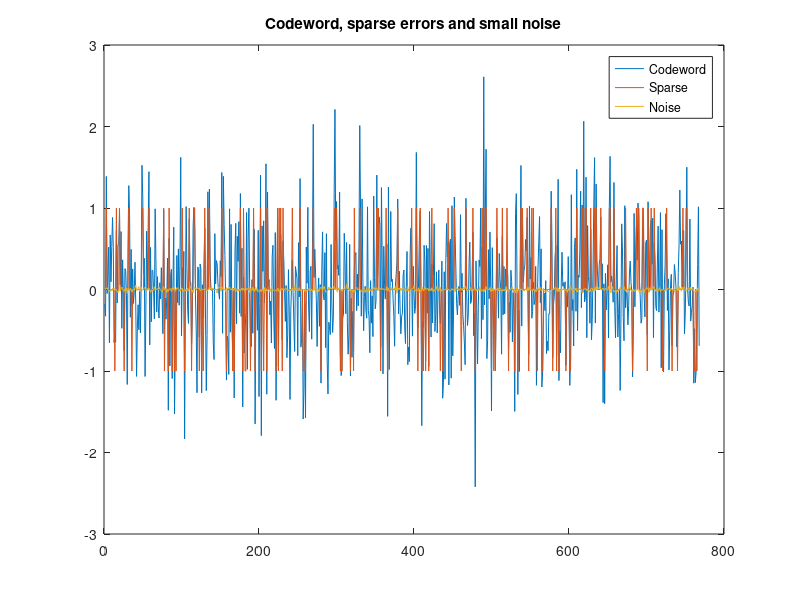

This chart was generated by the following MATLAB code: (Note: this script raises an error after producing the figure.)
% DynamicSeq_REC_demo.m
% Robust ell_1 decoding with homotopy update scheme for new measurements.
%
% Created by Salman Asif @ Georgia Tech
% February 2009
%
% Model changes in the error patterns with new measurements and observe the
% effect on the solution.
%
%-------------------------------------------+
% Copyright (c) 2009.  Muhammad Salman Asif 
%-------------------------------------------+

clear
close all

% % load fixed random states
% load RandomStates
% rand('state', s_rand);
% randn('state', s_randn);
  
% % source length
N = 256;
% codeword length
M = 3*N;

% number of perturbations
T = round(.2*M);

% coding matrix
Orth_mat = randn(M,M);
G = Orth_mat(:,1:N);
A = randn(M,N)/sqrt(M);

% Annihilating projection matrix 
AtA = A'*A;
iAtA = inv(AtA);
AiAtA = A*iAtA;
AiAtAAt = AiAtA*A';
Q = eye(M)-AiAtAAt;

% source word
x = randn(N,1);

% channel: perturb T randomly chosen entries
q = randperm(M);
e = zeros(M,1);
e(q(1:T)) = randsrc(T,1);

% Small noise
x0 = randn(N,1);
Ax0 = A*x0;
sigma = median(abs(Ax0))/20; % control the power in small noise
q_y = randn(M,1)*sigma;

% Received codeword
y = A*x+e+q_y;
figure(1); clf; plot([y e q_y]); %hold on; plot(e,'g-.'); plot(q_y,'r--');
title('Codeword, sparse errors and small noise');
legend('Codeword', 'Sparse', 'Noise'); shg

% Regularization parameter
tau = 0.01*max(abs(Q*y)); % l1_ls
% if sigma>0
%     tau = sigma * sqrt(log(N)*2); % BPDN
%     % tau = max(abs(Q'*q_y)); % ideal ???
% end

% Data recovery
t1_s = cputime;
Qy = Q*y;
[ep, gamma_e, ep_iter] =  BPDN_homotopy_function(Q, Qy, tau, 4*M);
t1_e = cputime;
t1 = t1_e-t1_s;
% xp = inv(A'*A)*A'*(y-ep);
xp = AiAtA'*(y-ep);

figure(2); clf; plot(ep); hold on; plot(e,'ro');
title(['Estimated and original sparse errors with ', num2str(M),' measurements']);
legend('Estimated', 'Original'); shg

%%%%%%%%%%%%%%%%%%%%%%%%%%%%%%%%%%%%%%%%%
% Setup for adding m_u new observations %
%%%%%%%%%%%%%%%%%%%%%%%%%%%%%%%%%%%%%%%%%

% No. of new observations
m_u =10;

b = randn(m_u,N)/sqrt(M); % new rows in coding matrix
T_new = randint(1,1,m_u/5); % new gross/sparse errors
d = zeros(m_u,1);
q_new = randperm(m_u);
d(q_new(1:T_new)) = randsrc(T_new,1);
q_w = randn(m_u,1)*sigma;

w = b*x+d+q_w;
F = [A; b];
s = [y;w];
c = [e; d];
q_yw = [q_y; q_w];

iAtAbt = iAtA*b';
biAtAbt = b*iAtAbt;
S_biAtAbt = inv(eye(m_u)+biAtAbt);
AiAtAbt = AiAtA*b';
iAtAbt_S = (iAtAbt*S_biAtAbt);
AiAtAbt_S = A*iAtAbt_S;

FtF = AtA+b'*b; %F'*F;
iFtF = iAtA - iAtAbt_S*iAtAbt'; % inv(FtF);
FiFtF = [AiAtA - AiAtAbt_S*iAtAbt'; iAtAbt'-biAtAbt*S_biAtAbt*iAtAbt']; % F*iFtF;
FiFtFFt = [AiAtAAt - AiAtAbt_S*AiAtAbt' AiAtAbt-AiAtAbt_S*biAtAbt; AiAtAbt'-biAtAbt*AiAtAbt_S' biAtAbt-biAtAbt*S_biAtAbt*biAtAbt]; %FiFtF*F';
P = eye(M+m_u)-FiFtFFt;

dp = w-b*xp;
z_d = sign(dp);
cp_h = [ep; dp];
gamma_n = M+find(abs(dp)>2*eps);
gamma_n_old = gamma_n;
gamma_h = [gamma_e; gamma_n];
epsilon = 0;
e0 = 0;

QgQ = Q(gamma_e,gamma_e);
PgP = P(gamma_h,gamma_h); 
uQ = AiAtAbt_S(gamma_e,:);
vQ = AiAtAbt(gamma_e,:);
QgQ_update = QgQ + uQ*vQ';
PgP_update = [[QgQ_update; P(gamma_n,gamma_e)] P(gamma_h,gamma_n)];
PgP = PgP_update;

iQgQ = inv(QgQ);
iQgQ_update = iQgQ - (iQgQ*uQ)*(inv(eye(m_u)+vQ'*iQgQ*uQ))*(vQ'*iQgQ);

P11 = QgQ_update;
P12 = P(gamma_e,gamma_n);
P21 = P12';
P22 = P(gamma_n,gamma_n);
S_P = inv(P22-P21*iQgQ_update*P12);
iP11_P12 = iQgQ_update*P12;
iPgP_update = [iQgQ_update+(iP11_P12*S_P)*iP11_P12' -iP11_P12*S_P; -S_P*iP11_P12' S_P];
iPgP = iPgP_update;

pk_old = P*(cp_h-s); % last indices will be zero.

% REC homotopy
[cp_h gamma_h cp_h_iter th] = DynamicSeq_REC_function(P, s, iPgP, cp_h, gamma_h, gamma_n, pk_old, tau, M, m_u, 4*M);
figure(3); clf; plot(cp_h); hold on; plot(c,'ro');
title(['Estimated and original sparse errors after new ', num2str(m_u),' measurements']);
legend('Estimated', 'Original'); shg

% % Check the solution using cvx
% cvx_begin
%     cvx_precision high
%     variables cp_cvx(M+m_u) zp_cvx(M+m_u) ;
%     minimize( tau*(norm(cp_cvx,1))+ .5*(sum(square(zp_cvx))))
%     subject to 
%     zp_cvx == P*(cp_cvx-s)
% cvx_end
% 
% % figure(103); clf; plot(cp_h); hold on; plot(cp2,'kx'); plot([cp_cvx; dp_cvx],'r.')
% figure(10); hold on; plot(cp_cvx-cp_h); shg

% Check the solution using homotopy from scratch.
[cp2, gamma_c2, cp2_iter, t2] = BPDN_homotopy_function(P, P*s, tau, 4*M);


pk2 = P*(cp2-s);
pk_h = P*(cp_h-s);

% [old_homotopy new_homotopy update_homotopy]
disp(' ');
disp('old_homotopy , new_homotopy , update_homotopy')
time_table = [t1 t2 th]
iter_table = [ep_iter cp2_iter cp_h_iter]

figure(4); subplot(2,1,1); hold on; plot(cp_h-cp2);
title('Difference between the solution of BPDN homotopy and REC update')
subplot(2,1,2); hold on; plot(pk2-pk_h); drawnow
title('Difference between the primal constraints of BPDN homotopy and REC update')
